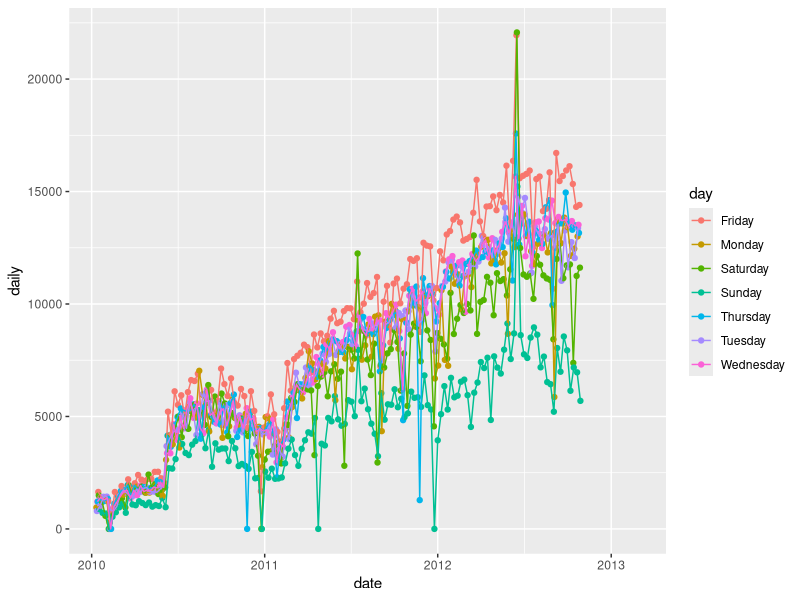

Here is the R script that generated this plot:
## ---- chunk 1
library(knitr)
opts_chunk$set(comment = "", message = FALSE)
library(tidyverse)
## ---- chunk 2
# circ = read_csv(paste0("http://sisbid.github.io/Data-Wrangling/",
#                        "data/Charm_City_Circulator_Ridership.csv"))
circ = read_csv("../data/Charm_City_Circulator_Ridership.csv")
## ---- chunk 3
head(circ)
## ---- chunk 4
tail(circ, 10)
## ---- chunk 5
mean(circ$daily)
sum(circ$daily)
mean(circ$daily, na.rm = TRUE)
sum(circ$daily, na.rm = TRUE)
## ---- chunk 6
quantile(circ$daily, na.rm = TRUE)
quantile(circ$daily, na.rm = TRUE, probs = c(0.6, 0.84))
median(circ$daily, na.rm = TRUE)
## ---- chunk 7
unique(circ$day)
## ---- chunk 8
length(unique(circ$date))
## ---- chunk 9
table(circ$day)
## ---- chunk 10
circ %>% count(day)
## ---- chunk 11
circ %>% mutate(many_riders = daily > 1000) %>% count(many_riders, day)
## ---- chunk 12
circ %>% 
  summarize(mean_purple = mean(purpleAverage, na.rm = TRUE),
            mean(bannerAverage, na.rm = TRUE))
## ---- chunk 13
circ %>% summarise(across(ends_with("Boardings"), mean, na.rm = TRUE))
## ---- chunk 14
sub_circ = circ %>% group_by(day)
head(sub_circ)
## ---- chunk 15
sub_circ %>% summarize(avg_daily = mean(daily, na.rm = TRUE))
## ---- chunk 16
day_avgs = circ %>% 
  group_by(day) %>% 
  summarize(avg_daily = mean(daily, na.rm = TRUE))
head(day_avgs)
## ---- chunk 17
sub_circ = ungroup(sub_circ)
sub_circ
## ---- chunk 18
circ %>% 
  group_by(day) %>% 
  mutate(mean = mean(daily, na.rm = TRUE)) %>% 
  select(day, date, mean, daily)
## ---- chunk 19
circ %>% 
  group_by(day) %>% 
  summarize(n = n(),
            mean = mean(daily, na.rm = TRUE)) %>% 
  head
## ---- chunk 20
t.test(circ$daily)
broom::tidy(t.test(circ$daily))
## ---- chunk 21
avgs = circ %>% select(ends_with("Boardings"))
colMeans(avgs, na.rm = TRUE)
## ---- chunk 22
circ = circ %>% mutate(mean_boarding = rowMeans(avgs, na.rm = TRUE))
head(circ %>% select(day, mean_boarding))
## ---- chunk 23
args(qplot)
## ---- chunk 24
library(ggplot2)
circ %>% 
  mutate(date = lubridate::mdy(date)) %>% 
  qplot(x = date, y = daily, colour = day, data = .) + geom_line()
